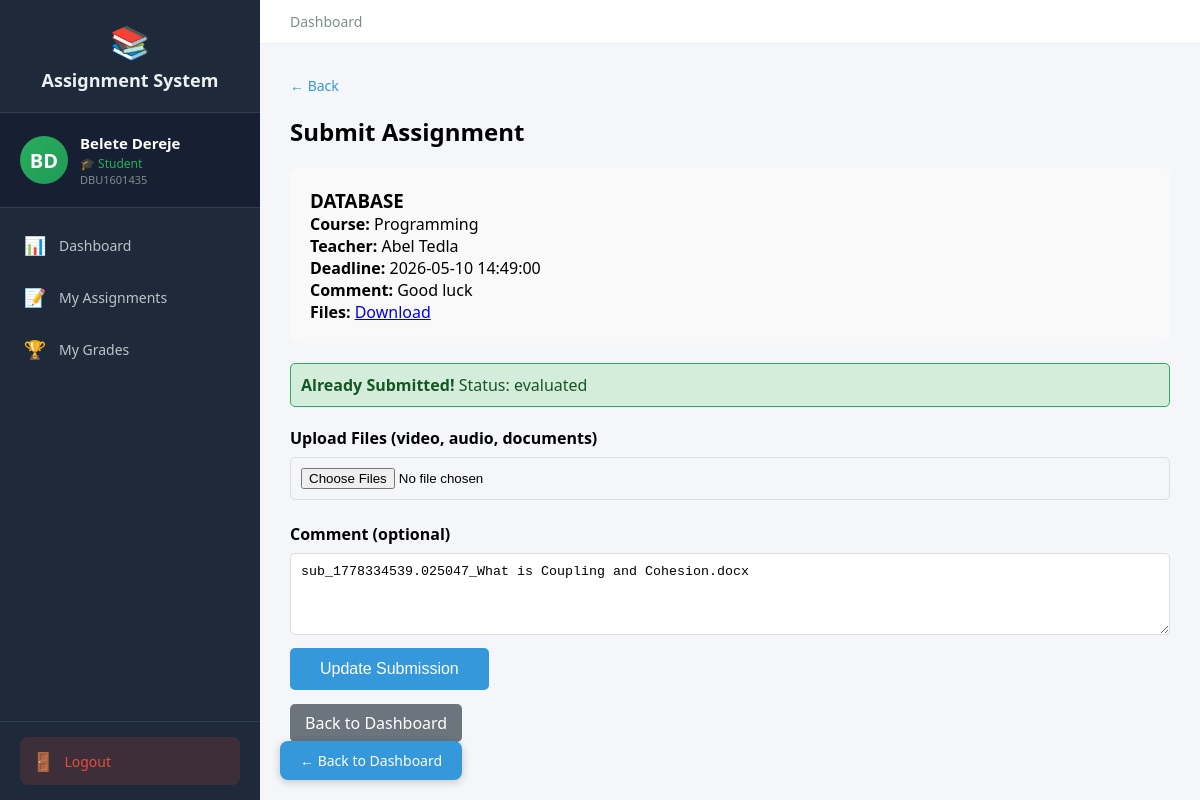
Screenshot of /student/submit/1 (signed in) with the database file from the repository.
### tables this page shows
CREATE TABLE users (
            id INTEGER PRIMARY KEY AUTOINCREMENT,
            user_id TEXT UNIQUE NOT NULL,
            first_name TEXT NOT NULL,
            last_name TEXT NOT NULL,
            email TEXT UNIQUE NOT NULL,
            password_hash TEXT NOT NULL,
            role TEXT NOT NULL,
            is_approved INTEGER DEFAULT 0,
            created_at TIMESTAMP DEFAULT CURRENT_TIMESTAMP
        );

CREATE TABLE assignments (
            id INTEGER PRIMARY KEY AUTOINCREMENT,
            title TEXT NOT NULL,
            description TEXT,
            teacher_id INTEGER REFERENCES teachers(id),
            course_name TEXT NOT NULL,
            department TEXT NOT NULL,
            year INTEGER NOT NULL,
            deadline TIMESTAMP NOT NULL,
            late_submission INTEGER DEFAULT 0,
            penalty_per_day REAL DEFAULT 0.0,
            teacher_comment TEXT,
            files TEXT,
            created_at TIMESTAMP DEFAULT CURRENT_TIMESTAMP
        );

CREATE TABLE submissions (
            id INTEGER PRIMARY KEY AUTOINCREMENT,
            assignment_id INTEGER REFERENCES assignments(id),
            student_id INTEGER REFERENCES students(id),
            files TEXT,
            student_comment TEXT,
            submitted_at TIMESTAMP DEFAULT CURRENT_TIMESTAMP,
            updated_at TIMESTAMP,
            grade REAL,
            feedback TEXT,
            evaluated_at TIMESTAMP,
            status TEXT DEFAULT 'submitted',
            complaint TEXT,
            complaint_status TEXT
        );

### routes_student.py (the view, shortened to what this page needs)
@student_bp.route('/submit/<int:assignment_id>', methods=['GET', 'POST'])
@login_required
def submit(assignment_id):
    if current_user.role != 'student':
        return redirect(url_for('auth.login'))
    conn = get_db()
    cur = conn.cursor()
    cur.execute("SELECT id FROM students WHERE user_id = ?", (current_user.id,))
    student = cur.fetchone()
    if not student:
        flash('Student profile not found!', 'danger')
        return redirect(url_for('student.dashboard'))
    student_id = student['id']
    cur.execute("""
        SELECT a.id, a.title, a.course_name, u.first_name, u.last_name,
               a.deadline, a.late_submission, a.penalty_per_day, a.teacher_comment, a.files,
               a.department, a.year
        FROM assignments a
        JOIN teachers t ON a.teacher_id = t.id
        JOIN users u ON t.user_id = u.id
        WHERE a.id = ?
    """, (assignment_id,))
    assignment = cur.fetchone()
    if not assignment:
        flash('Assignment not found!', 'danger')
        return redirect(url_for('student.dashboard'))
    cur.execute("SELECT id, status, files, student_comment FROM submissions WHERE assignment_id = ? AND student_id = ?",
                (assignment_id, student_id))
    existing = cur.fetchone()
    conn.close()
    return render_template('student/submit.html',
                         assignment=assignment,
                         existing=existing,
                         now=datetime.now())

### auth.py (called while the page is built)
def get_db():
    conn = sqlite3.connect('assignments.db')
    conn.row_factory = sqlite3.Row
    return conn

@login_manager.user_loader
def load_user(user_id):
    conn = get_db()
    cur = conn.cursor()
    cur.execute("SELECT id, user_id, first_name, last_name, email, role, is_approved FROM users WHERE id = ?", (user_id,))
    user = cur.fetchone()
    cur.close()
    conn.close()
    if user:
        from flask_login import UserMixin
        class User(UserMixin):
            pass
        u = User()
        u.id = user['id']
        u.user_id = user['user_id']
        u.first_name = user['first_name']
        u.last_name = user['last_name']
        u.email = user['email']
        u.role = user['role']
        u.is_approved = user['is_approved']
        return u
    return None

### routes_student.py (called while the page is built)
def get_db():
    conn = sqlite3.connect('assignments.db')
    conn.row_factory = sqlite3.Row
    return conn

### templates/student/submit.html (shortened to what this page needs)
{% extends "student_base.html" %}
{% block content %}
<a href="javascript:history.back()" style="display:inline-block;margin-bottom:20px;color:#3498db;text-decoration:none;font-size:14px;">← Back</a>
<h2>Submit Assignment</h2>
<div class="details">
    <h3>{{ assignment[1] }}</h3>
    <p><strong>Course:</strong> {{ assignment[2] }}</p>
    <p><strong>Teacher:</strong> {{ assignment[3] }} {{ assignment[4] }}</p>
    <p><strong>Deadline:</strong> {{ assignment[5] }}</p>
    {% if assignment[8] %}<p><strong>Comment:</strong> {{ assignment[8] }}</p>{% endif %}
    {% if assignment[9] %}<p><strong>Files:</strong> <a href="/static/uploads/{{ assignment[9].split(',')[0] }}" download>Download</a></p>{% endif %}
</div>
{% if existing %}
<div class="flash success" style="background:#d4edda; color:#155724; padding:10px; border-radius:5px;">
    <strong>Already Submitted!</strong> Status: {{ existing[1] }}
</div>
{% endif %}
<form method="POST" enctype="multipart/form-data">
    <label>Upload Files (video, audio, documents)</label>
    <input type="file" name="submission_files" multiple>
    <label>Comment (optional)</label>
    <textarea name="comment" rows="4">{{ existing[2] if existing else '' }}</textarea>
    <button type="submit">{% if existing %}Update Submission{% else %}Submit Assignment{% endif %}</button>
</form>
<br><a href="/student/dashboard" class="btn-back">Back to Dashboard</a>
{% endblock %}

### templates/student_base.html (shortened to what this page needs)
<!DOCTYPE html>
<html>
<head>
</head>
<body>
    <div class="layout">
        <div class="sidebar" id="sidebar">
            <div class="logo">
                <span class="icon">📚</span>
                Assignment System
            </div>
            <div class="profile-card">
                <div class="avatar">{{ current_user.first_name[0] }}{{ current_user.last_name[0] }}</div>
                <div class="info">
                    <div class="name">{{ current_user.first_name }} {{ current_user.last_name }}</div>
                    <div class="role">🎓 Student</div>
                    <div class="id-text">{{ current_user.user_id }}</div>
                </div>
            </div>
            <nav>
                <a href="/student/dashboard" class="{{ 'active' if request.path == '/student/dashboard' }}" onclick="closeSidebar()">
                    <span class="icon">📊</span> Dashboard
                </a>
                <a href="/student/dashboard#assignments" onclick="closeSidebar()">
                    <span class="icon">📝</span> My Assignments
                </a>
                <a href="/student/grades" class="{{ 'active' if request.path == '/student/grades' }}" onclick="closeSidebar()">
                    <span class="icon">🏆</span> My Grades
                </a>
            </nav>
            <div class="sidebar-footer">
                <a href="/logout" class="logout-btn">
                    <span class="icon">🚪</span> Logout
                </a>
            </div>
        </div>
        <div class="main">
            <div class="topbar">
                <div class="breadcrumb">
                    {% block page_title %}Dashboard{% endblock %}
                </div>
            </div>
            <div class="content">
    <a href="/student/dashboard" style="position:fixed;bottom:20px;left:280px;background:#3498db;color:white;padding:10px 20px;border-radius:8px;text-decoration:none;font-size:14px;z-index:1000;box-shadow:0 2px 8px rgba(0,0,0,0.2);">← Back to Dashboard</a>
                {% block content %}{% endblock %}
            </div>
        </div>
    </div>
</body>
</html>

### templates/student_base.html (style rules this page uses)
* { margin: 0; padding: 0; box-sizing: border-box; }
body { font-family: 'Segoe UI', Arial, sans-serif; background: #f5f6fa; }
.layout { display: flex; min-height: 100vh; }
.sidebar { width: 260px; background: #1e2a3a; color: #ecf0f1; padding: 0; position: fixed; height: 100vh; overflow-y: auto; z-index: 100; transition: transform 0.3s; display: flex; flex-direction: column; }
.sidebar .logo { padding: 20px; font-size: 18px; font-weight: bold; text-align: center; border-bottom: 1px solid #2c3e50; }
.sidebar .logo .icon { font-size: 32px; display: block; margin-bottom: 5px; }
.sidebar .profile-card { padding: 20px; border-bottom: 1px solid #2c3e50; display: flex; align-items: center; gap: 12px; background: #162032; }
.sidebar .profile-card .avatar { width: 48px; height: 48px; border-radius: 50%; background: linear-gradient(135deg, #27ae60, #229954); color: white; display: flex; align-items: center; justify-content: center; font-weight: bold; font-size: 20px; flex-shrink: 0; }
.sidebar .profile-card .info { overflow: hidden; }
.sidebar .profile-card .info .name { font-weight: 600; font-size: 15px; color: white; white-space: nowrap; overflow: hidden; text-overflow: ellipsis; }
.sidebar .profile-card .info .role { font-size: 12px; color: #27ae60; margin-top: 2px; }
.sidebar .profile-card .info .id-text { font-size: 11px; color: #7f8c8d; }
.sidebar nav { flex: 1; padding: 10px 0; }
.sidebar nav a { display: flex; align-items: center; padding: 13px 20px; color: #bdc3c7; text-decoration: none; font-size: 14px; border-left: 3px solid transparent; cursor: pointer; transition: all 0.2s; margin: 2px 0; }
.sidebar nav a .icon { margin-right: 12px; font-size: 18px; width: 24px; text-align: center; }
.sidebar .sidebar-footer { padding: 15px 20px; border-top: 1px solid #2c3e50; }
.sidebar .sidebar-footer .logout-btn { display: flex; align-items: center; gap: 10px; padding: 12px; background: rgba(231,76,60,0.15); color: #e74c3c; text-decoration: none; border-radius: 8px; font-size: 14px; font-weight: 500; transition: all 0.2s; }
.sidebar .sidebar-footer .logout-btn .icon { font-size: 18px; }
.main { margin-left: 260px; flex: 1; width: calc(100% - 260px); }
.topbar { background: white; padding: 12px 30px; display: flex; justify-content: space-between; align-items: center; border-bottom: 1px solid #ecf0f1; }
.topbar .breadcrumb { color: #7f8c8d; font-size: 14px; }
.content { padding: 30px; }
.flash { padding: 12px 15px; margin-bottom: 20px; border-radius: 5px; }
.success { background: #d5f5e3; color: #27ae60; border: 1px solid #27ae60; }

### templates/student/submit.html (style rules this page uses)
.details { background: #f9f9f9; padding: 20px; border-radius: 8px; margin: 20px 0; }
input, textarea { width: 100%; padding: 10px; margin: 8px 0; border: 1px solid #ddd; border-radius: 5px; }
button { padding: 12px 30px; background: #3498db; color: white; border: none; border-radius: 5px; cursor: pointer; font-size: 16px; }
label { font-weight: bold; display: block; margin-top: 15px; }
.btn-back { padding: 8px 15px; background: #6c757d; color: white; text-decoration: none; border-radius: 5px; }

### rows the page displays
users: first_name "B", last_name "D", first_name "Belete", last_name "Dereje", user_id "DBU1601435"
assignments: title "DATABASE", course_name "Programming", deadline "2026-05-10 14:49:00", teacher_comment "Good luck"
users: first_name "Abel", last_name "Tedla"
submissions: status "evaluated", comment "sub_1778334539.025047_What is Coupling and Cohesion.docx"
